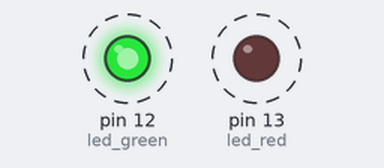
Bench run of a sketch on a simulated Arduino Uno, built with avr-gcc and run on an emulated ATmega328P. On the bench: output pins drawn as LEDs (lit = HIGH). Dashed ring = blinking.

Above: at 0.5 s.
Timing chart, 0 to 4.6 s (numbered marks = the images above):
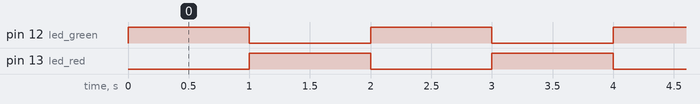

Measured:
- by itself, pin 12 (led_green), pin 13 (led_red): alternates HIGH for 1.0 s and LOW for 1.0 s
- by itself, everything shown: repeats every 2.0 s, in 3 steps

The sketch:

story_2.ino
```cpp
const int led_green = 12;
const int led_red = 13;

void setup() {
  // put your setup code here, to run once:
  pinMode(led_green, OUTPUT);
  pinMode(led_red, OUTPUT);
}

void loop() {
  // put your main code here, to run repeatedly:
  digitalWrite(led_green, HIGH);
  delay(1000);
  digitalWrite(led_green, LOW);
  digitalWrite(led_red, HIGH);
  delay(1000);
  digitalWrite(led_red, LOW);
}
```
